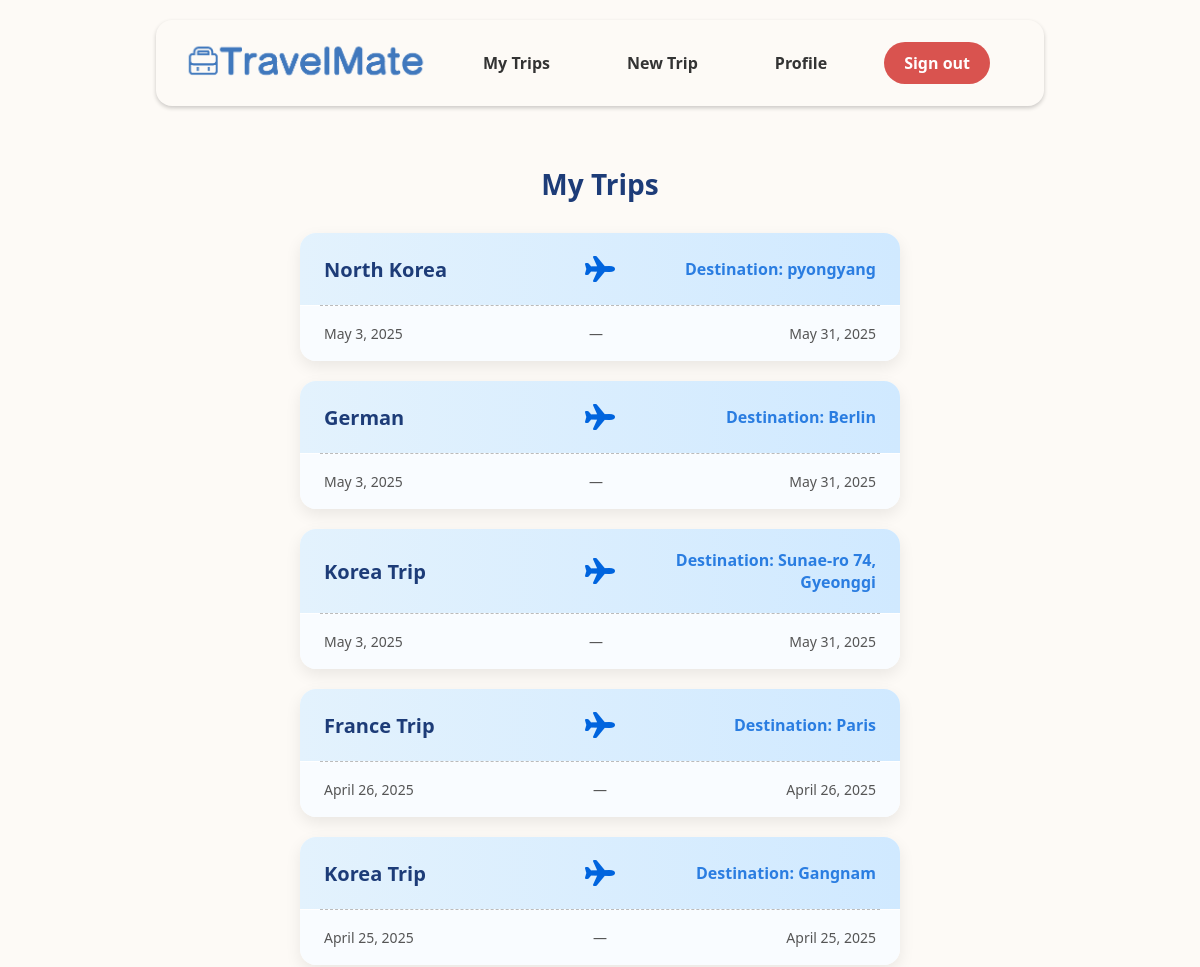
Before: /trips/list/ (signed in, upper part) with the older database file.
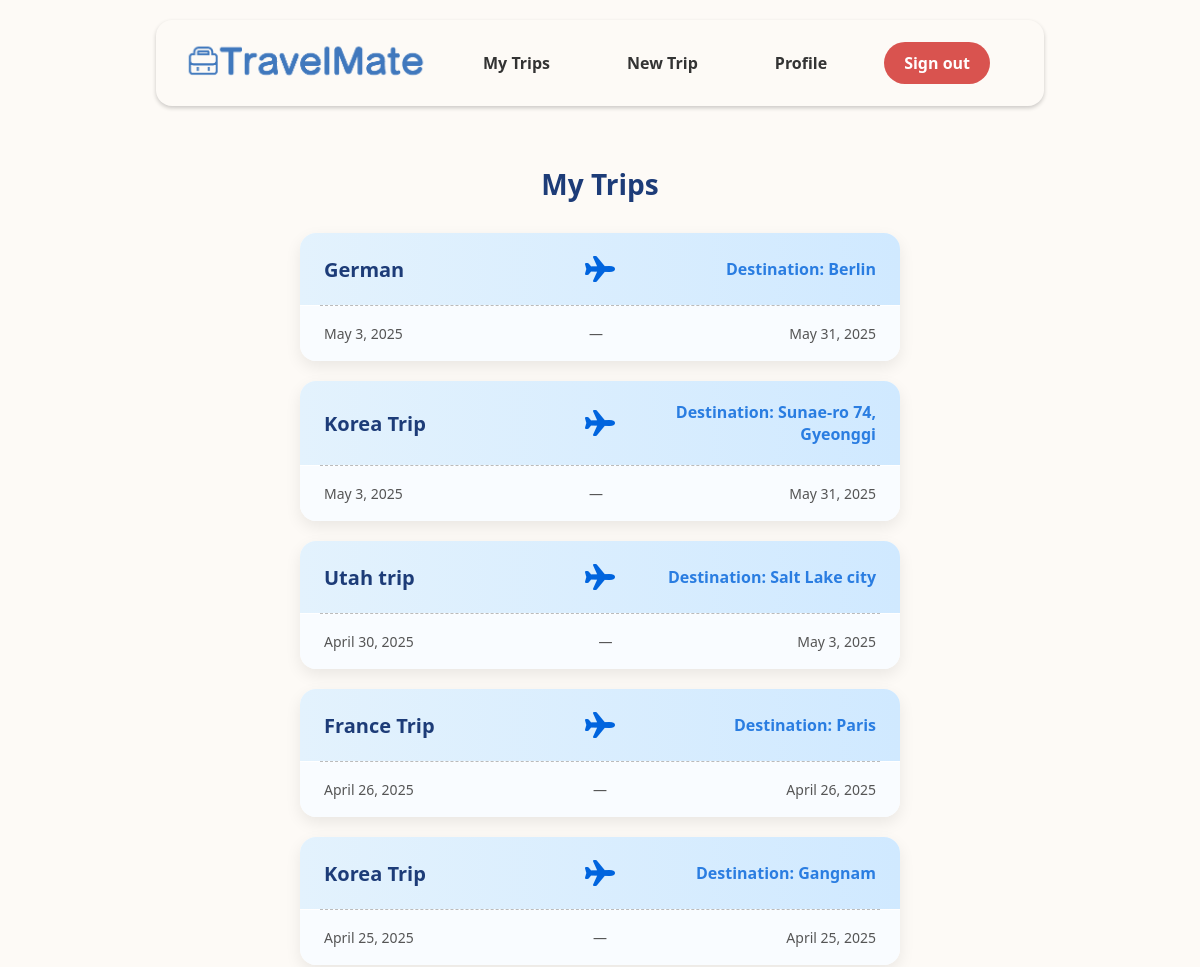
After: the same page with the newer database file.
### trips/models.py (models this page shows, shortened)
class Trip(models.Model):
    TRIP_TYPE_CHOICES = [
        ('beach', 'Beach'),
        ('city', 'City'),
        ('hiking', 'Hiking'),
        ('business', 'Business'),
        ('snow', 'Snow / Ski'),
        ('other', 'Other'),
    ]
    user = models.ForeignKey(get_user_model(), on_delete=models.CASCADE)
    name = models.CharField(max_length=100)
    destination = models.CharField(max_length=100)
    start_date = models.DateField()
    end_date = models.DateField()
    trip_type = models.CharField(max_length=50, choices=TRIP_TYPE_CHOICES, default='other')
    manually_cleared = models.BooleanField(default=False)
    is_public = models.BooleanField(default=False)
    share_token = models.CharField(max_length=12, unique=True, blank=True, null=True)

### trips/views.py (the view)
# urls.py: path('list/', views.trip_list, name='trip_list'),
@login_required
def trip_list(request):
    trips = Trip.objects.filter(user=request.user).order_by('-start_date')
    return render(request, 'trips/trip_list.html', {'trips': trips})

### trips/templates/trips/trip_list.html (shortened to what this page needs)
{% extends 'base.html' %}
{% load static %}
{% block wrapper %}
    <div style="text-align: center; padding: 20px 0">
        <br>
        <h2 style="color: #1d3c78; margin-bottom: 30px; font-size: 28px; font-weight: 700;">My Trips</h2>
        <div class="trip-list">
            {% for trip in trips %}
                <a href="{% url 'trip_detail' trip.id %}" class="trip-card-link">
                    <div class="trip-card">
                        <div class="trip-top">
                            <div class="trip-title">{{ trip.name }}</div>
                            <div class="trip-middle">
                                <img src="{% static 'img/airplane.png' %}" alt="airplane" class="plane-icon">
                            </div>
                            <div class="trip-destination">Destination: {{ trip.destination }}</div>
                        </div>
                        <div class="trip-bottom">
                            <span>{{ trip.start_date }}</span>
                            <span>—</span>
                            <span>{{ trip.end_date }}</span>
                        </div>
                    </div>
                </a>
            {% empty %}
                <p style="font-size: 16px; color: #777;">You have no trips yet.</p>
            {% endfor %}
        </div>
    </div>
    <br>
{% endblock %}

### templates/base.html (shortened to what this page needs)
{% load static %}
<!DOCTYPE html>
<html lang="en">
<head>
</head>
<body>
<header class="header">
    <a class="logo" href="{% url 'home' %}">
        <img src="{% static 'img/logo.png' %}" alt="TravelMate" class = "logo-img"/>
        <div class="nav-links" id="navLinks">
            {% if user.is_authenticated %}
                <a class="headerButtons" href="{% url 'trip_list' %}"
                   style="margin-right: 20px; text-decoration: none; color: #333;">
                    My Trips
                </a>
                <a class="headerButtons" href="{% url 'create_trip' %}"
                   style="margin-right: 20px; text-decoration: none; color: #333;">
                    New Trip
                </a>
                <a class="headerButtons" href="{% url 'reset_user' %}"
                   style="margin-right: 20px; text-decoration: none; color: #333;">
                    Profile
                </a>
                <a class="signOutButton" href="{% url 'logout' %}"
                   style="margin-right: 20px; text-decoration: none; color: #fff;">
                    Sign out
                </a>
            {% else %}
                <a class="signInButtons" href="{% url 'login' %}"
                   style="margin-right: 20px; text-decoration: none; color: #fff;">
                    Sign in
                </a>
            {% endif %}
        </div>
</header>
{% block wrapper %}{% endblock %}
</body>
</html>

### templates/base.html (style rules this page uses)
.header { position: fixed; top: 20px; left: 50%; transform: translateX(-50%); width: 70%; min-width: 800px; background: #fdfaf6; padding: 12px 24px; border-radius: 16px; z-index: 1000; box-shadow: 0 2px 4px rgba(0, 0, 0, 0.2); display: flex; justify-content: space-between; align-items: center; font-family: 'Segoe UI', sans-serif; transition: all 0.3s ease; }
.logo { flex: 0 0 auto; }
.logo-img { max-width: 250px; width: 100%; height: auto; display: block; }
.nav-links { display: flex; gap: 12px; align-items: center; margin-right: 10px; flex-wrap: nowrap; white-space: nowrap; }
.headerButtons { color: white; padding: 10px 20px; border-radius: 999px; font-weight: bold; text-decoration: none; border: none; cursor: pointer; transition: background-color 0.3s ease; margin: 0 5px; }
.signOutButton { background-color: #d9534f; color: white; padding: 10px 20px; border-radius: 999px; font-weight: bold; text-decoration: none; border: none; cursor: pointer; transition: background-color 0.3s ease; margin: 0 5px; }
body { font-family: 'Segoe UI', sans-serif; background-color: #fdfaf6; background-repeat: no-repeat; background-size: 100% 100%; background-attachment: fixed; margin: 0; padding: 0; padding-top: 100px; }

Changed rows visible on the page:
removed Trip: name "North Korea", destination "pyongyang", start_date "May 3, 2025", end_date "May 31, 2025"
added Trip: name "Utah trip", destination "Salt Lake city", start_date "April 30, 2025", end_date "May 3, 2025"
